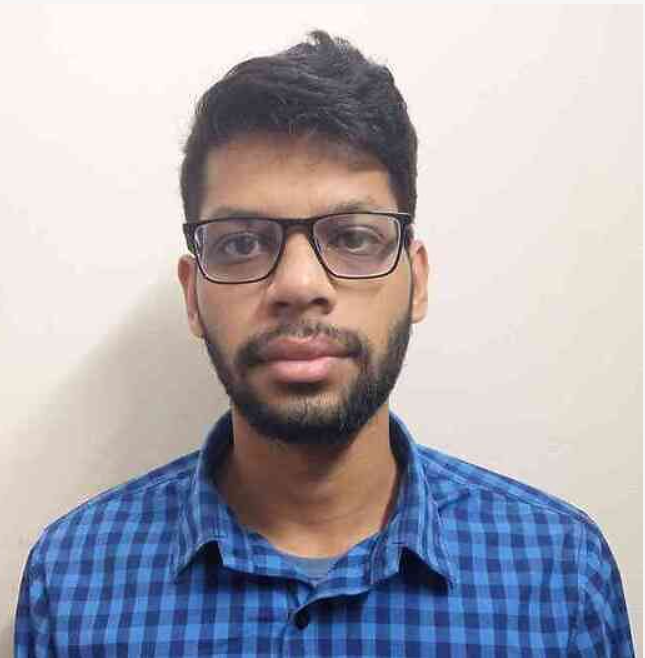
%> input picture baust/CSE 4246 Digital Image Processing/img/saad.png, 645 x 658 px
$ octave lab_1_img_read.m   (GNU Octave 9; MATLAB toolbox functions it lacks are replaced by stand-ins)
%> lines starting %> are read from the running program, lines starting %| are printed output that depends on the picture; in (x1, y1, x2, y2) boxes, pixels count from 0 and x2, y2 are one past the last pixel; in counts of white or black regions, pixels touching at a corner belong together; the program's own positions count from 1
clear;
clc;
img=imread('img/saad.png');
%> img is the input picture: size 658x645x3 uint8; mean R, G, B 171.4, 168.7, 177.5
[r,c,b]=size(img);
%> r = 658; c = 645; b = 3
R=img(:,:,1); % all row : all col : 1 number means red band
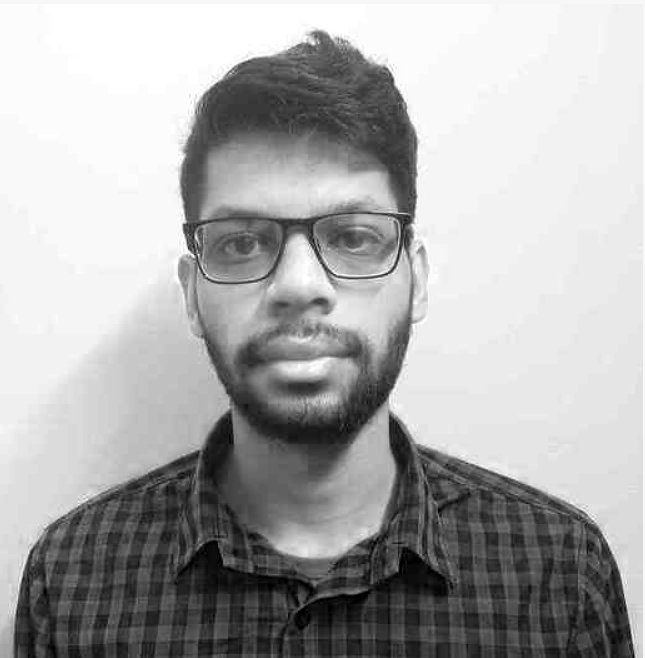
%> R: size 658x645 uint8; min 0, max 255, mean 171.4
G=img(:,:,2);
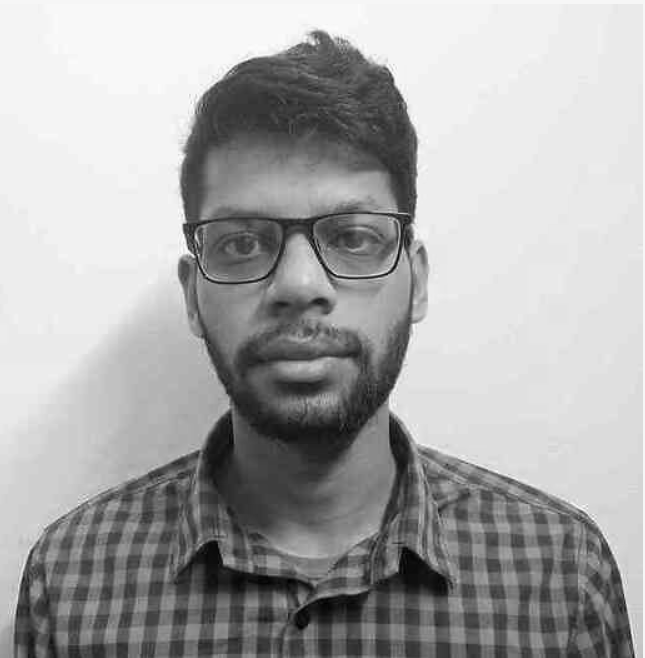
%> G: size 658x645 uint8; min 0, max 253, mean 168.7
B=img(:,:,3);
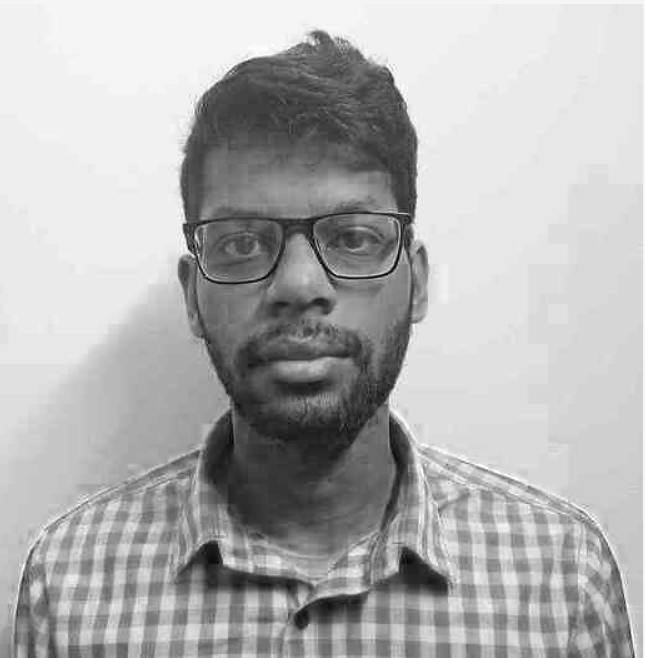
%> B: size 658x645 uint8; min 0, max 255, mean 177.5


%original re color dekhar jonno black band use kora lagbe
% black band banailam
black=zeros(r,c);

%combine with red band
red=cat(3,R,black,black);
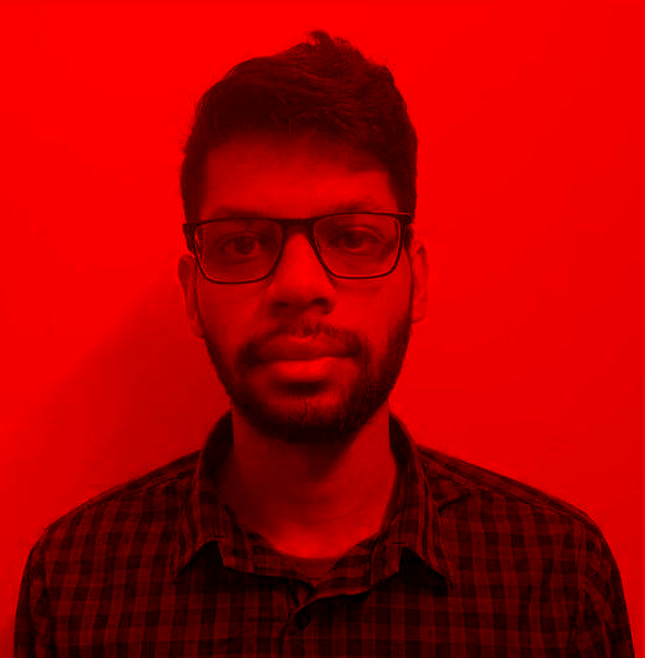
%> red: size 658x645x3 uint8; mean R, G, B 171.4, 0, 0
green=cat(3,black,G,black);
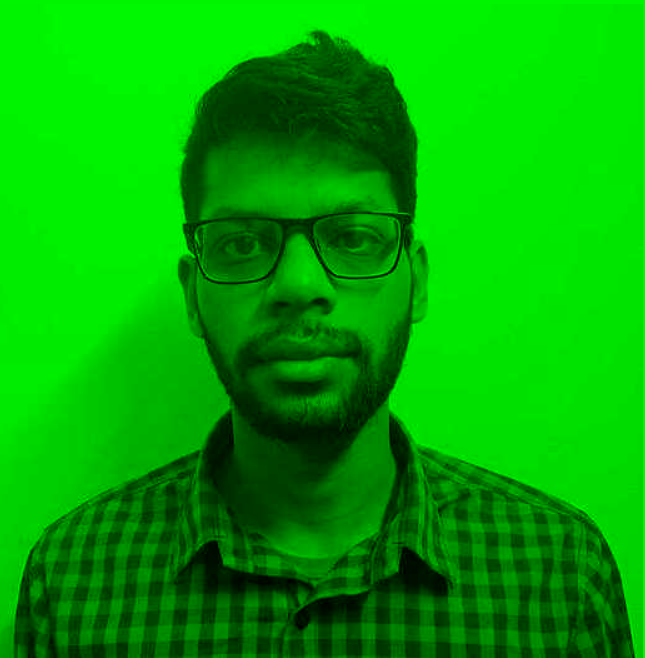
%> green: size 658x645x3 uint8; mean R, G, B 0, 168.7, 0
blue=cat(3,black,black,B);
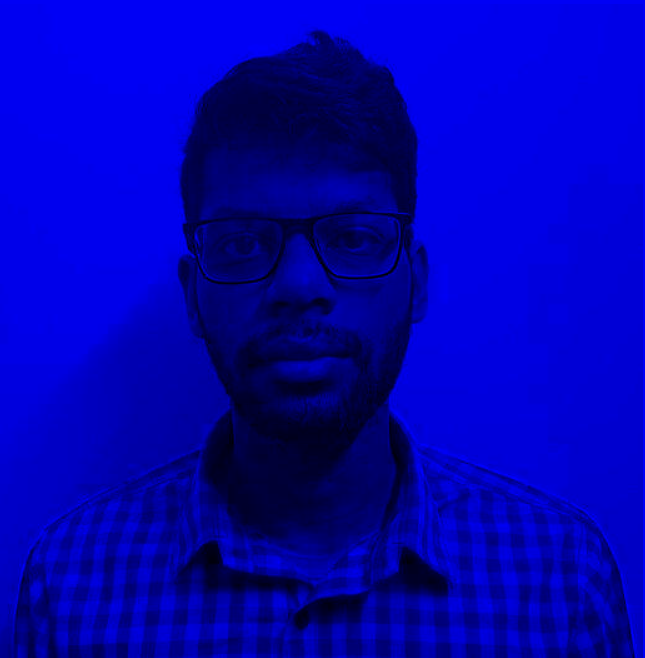
%> blue: size 658x645x3 uint8; mean R, G, B 0, 0, 177.5

grayimg=rgb2gray(img);
BW = im2bw(img);
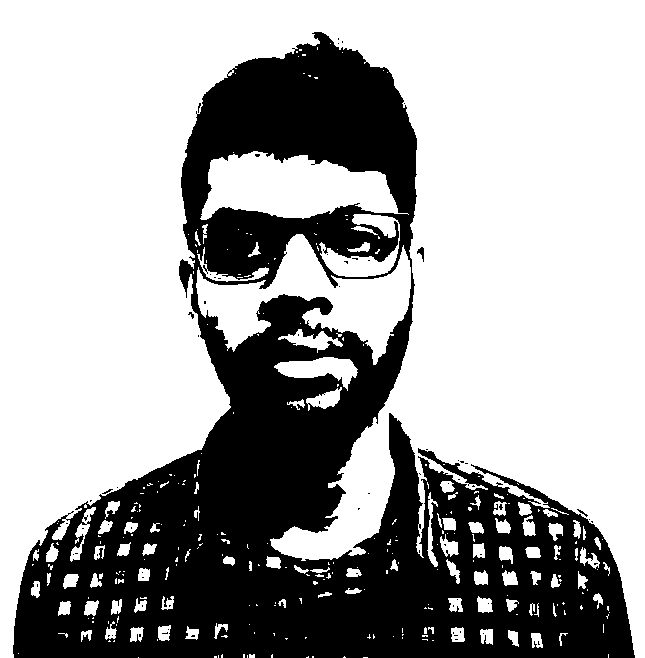
%> BW: size 658x645 logical; 65.5% white; 71 black regions (67 under 20 px), largest, box (x1, y1, x2, y2) and area: (13, 32, 635, 658) 146210, (417, 247, 424, 262) 51, (577, 509, 588, 517) 23, (188, 312, 194, 319) 20

% [4 lines of commented-out code are left out]

subplot(3,3,1);
imshow(R);
title('R');
subplot(3,3,2);
imshow(G);
title('G');
subplot(3,3,3);
imshow(B);
title('B');

subplot(3,3,4);
imshow(red);
title('red');
subplot(3,3,5);
imshow(green);
title('green');
subplot(3,3,6);
imshow(blue);
title('blue');

subplot(3,3,7);
imshow(grayimg);
title('gray');

subplot(3,3,8);
imshow(BW);
title('binary');


% color alada korbo

$ run again, with baust/CSE 4246 Digital Image Processing/img/hari.png copied over baust/CSE 4246 Digital Image Processing/img/saad.png
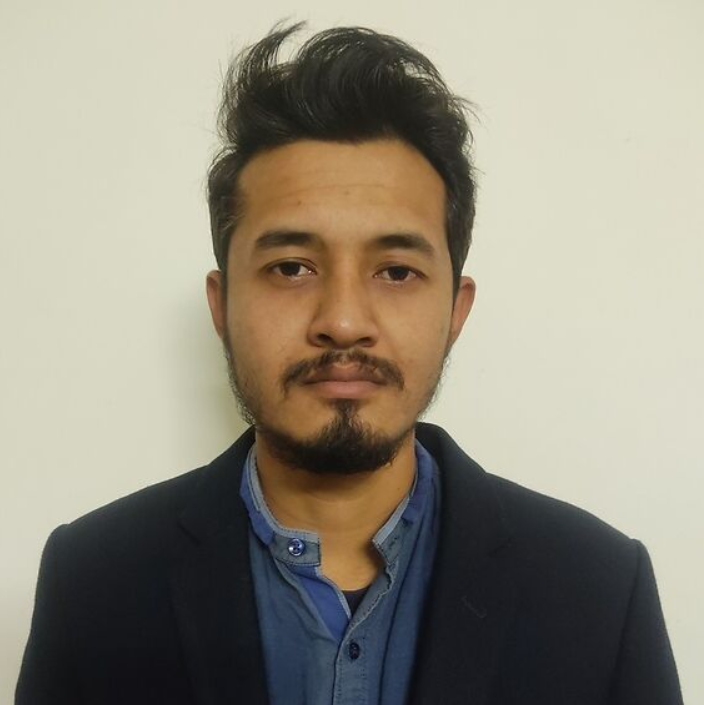
%> input picture baust/CSE 4246 Digital Image Processing/img/hari.png, 704 x 705 px
%> img is the input picture: size 705x704x3 uint8; mean R, G, B 147.6, 141.9, 126.9
%> `blue=cat(3,black,black,B);`:
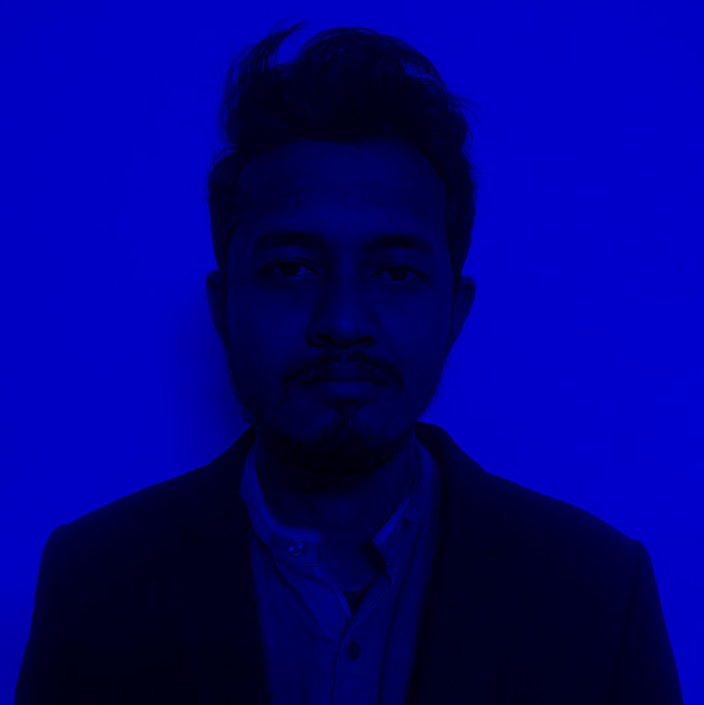
%> blue: size 705x704x3 uint8; mean R, G, B 0, 0, 126.9
%> `BW = im2bw(img);`:
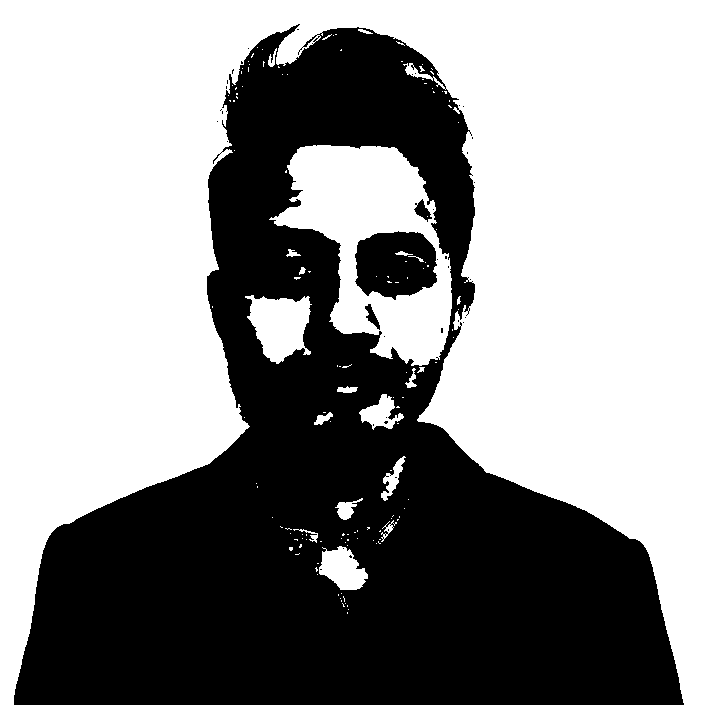
%> BW: size 705x704 logical; 57.6% white; 39 black regions (35 under 20 px), largest, box (x1, y1, x2, y2) and area: (14, 24, 684, 705) 205362, (355, 231, 437, 300) 4422, (414, 199, 432, 222) 189, (365, 304, 380, 330) 158

$ run again, with baust/CSE 4246 Digital Image Processing/img/razia_body.png copied over baust/CSE 4246 Digital Image Processing/img/saad.png
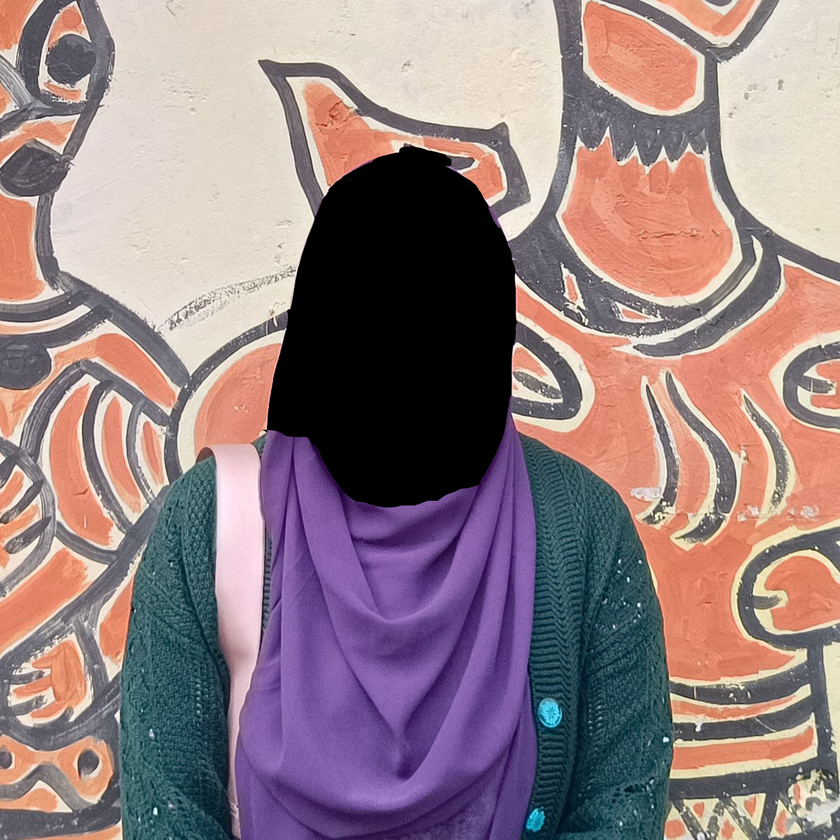
%> input picture baust/CSE 4246 Digital Image Processing/img/razia_body.png, 840 x 840 px, shrunk from 1243 x 1243 before the run
%> img is the input picture: size 840x840x3 uint8; mean R, G, B 146.9, 126.3, 129.4
%> `blue=cat(3,black,black,B);`:
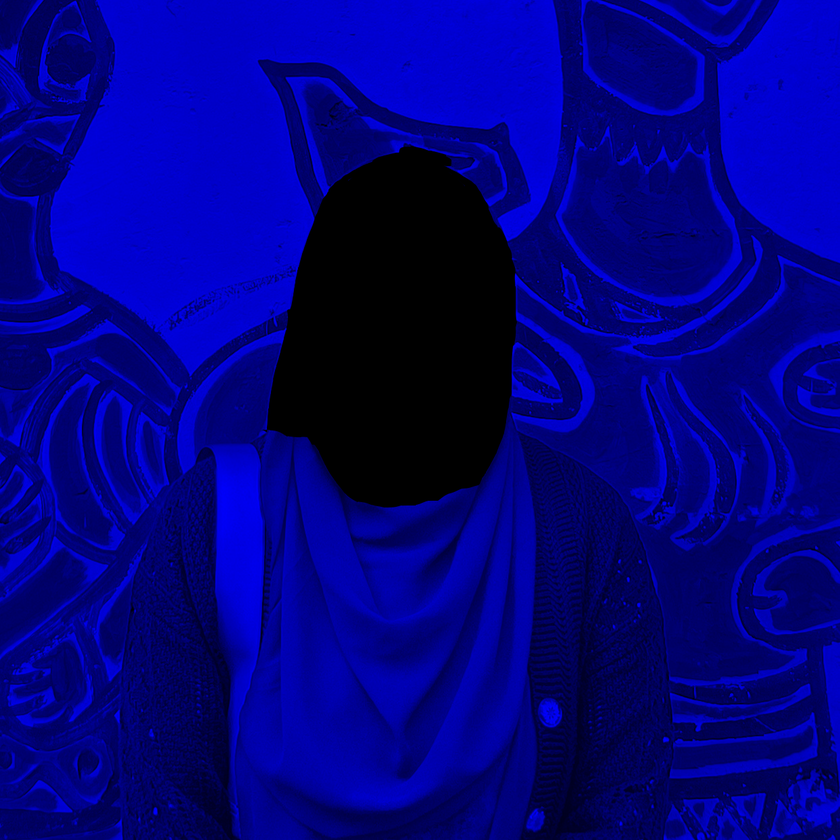
%> blue: size 840x840x3 uint8; mean R, G, B 0, 0, 129.4
%> `BW = im2bw(img);`:
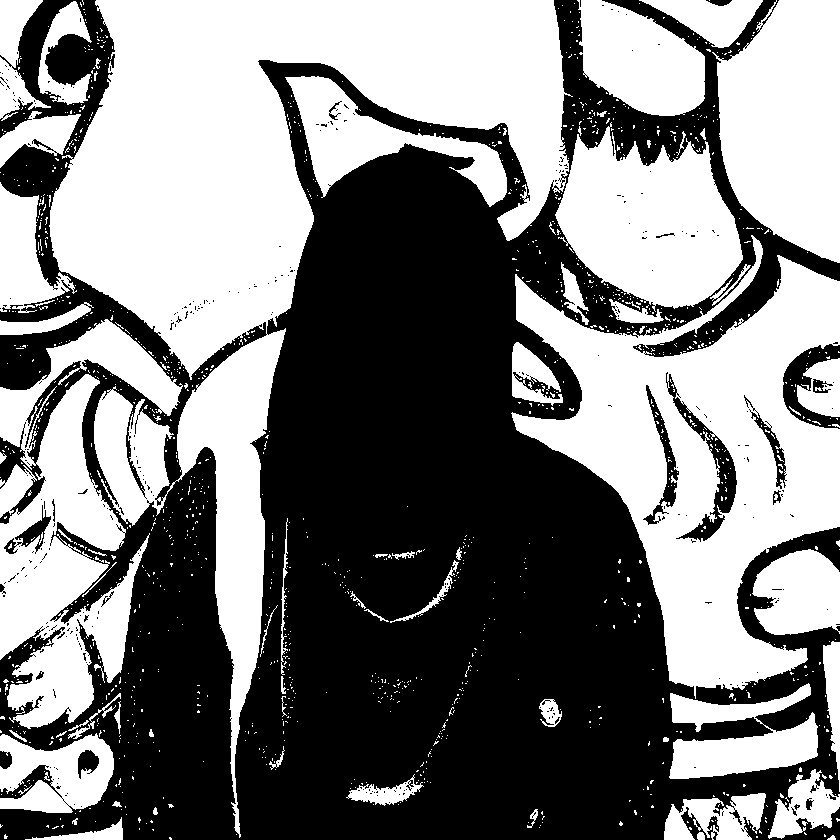
%> BW: size 840x840 logical; 50% white; 1358 white regions (1288 under 20 px), largest, box (x1, y1, x2, y2) and area: (49, 0, 573, 838) 128357, (511, 235, 840, 699) 66324, (0, 319, 183, 729) 32465
